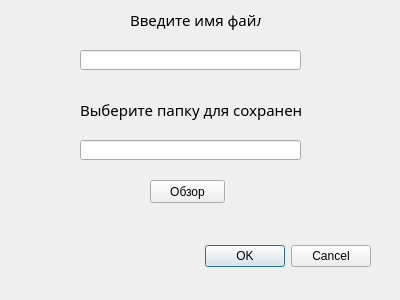
<?xml version="1.0" encoding="UTF-8"?>
<ui version="4.0">
 <class>DialogDonwloadFile</class>
 <widget class="QDialog" name="DialogDonwloadFile">
  <property name="geometry">
   <rect>
    <x>0</x>
    <y>0</y>
    <width>400</width>
    <height>300</height>
   </rect>
  </property>
  <property name="windowTitle">
   <string>Dialog</string>
  </property>
  <widget class="QDialogButtonBox" name="buttonBox">
   <property name="geometry">
    <rect>
     <x>30</x>
     <y>240</y>
     <width>341</width>
     <height>32</height>
    </rect>
   </property>
   <property name="orientation">
    <enum>Qt::Horizontal</enum>
   </property>
   <property name="standardButtons">
    <set>QDialogButtonBox::Cancel|QDialogButtonBox::Ok</set>
   </property>
  </widget>
  <widget class="QLabel" name="label">
   <property name="geometry">
    <rect>
     <x>130</x>
     <y>10</y>
     <width>131</width>
     <height>20</height>
    </rect>
   </property>
   <property name="font">
    <font>
     <family>Impact</family>
     <pointsize>11</pointsize>
    </font>
   </property>
   <property name="text">
    <string>Введите имя файла</string>
   </property>
  </widget>
  <widget class="QLineEdit" name="lineEdit">
   <property name="geometry">
    <rect>
     <x>80</x>
     <y>50</y>
     <width>221</width>
     <height>20</height>
    </rect>
   </property>
  </widget>
  <widget class="QLabel" name="label_2">
   <property name="geometry">
    <rect>
     <x>80</x>
     <y>100</y>
     <width>221</width>
     <height>20</height>
    </rect>
   </property>
   <property name="font">
    <font>
     <family>Impact</family>
     <pointsize>11</pointsize>
    </font>
   </property>
   <property name="text">
    <string>Выберите папку для сохранения</string>
   </property>
  </widget>
  <widget class="QLineEdit" name="lineEdit_2">
   <property name="geometry">
    <rect>
     <x>80</x>
     <y>140</y>
     <width>221</width>
     <height>20</height>
    </rect>
   </property>
   <property name="readOnly">
    <bool>true</bool>
   </property>
  </widget>
  <widget class="QPushButton" name="pushButton">
   <property name="geometry">
    <rect>
     <x>150</x>
     <y>180</y>
     <width>75</width>
     <height>23</height>
    </rect>
   </property>
   <property name="text">
    <string>Обзор</string>
   </property>
  </widget>
 </widget>
 <resources/>
 <connections>
  <connection>
   <sender>buttonBox</sender>
   <signal>accepted()</signal>
   <receiver>DialogDonwloadFile</receiver>
   <slot>accept()</slot>
   <hints>
    <hint type="sourcelabel">
     <x>248</x>
     <y>254</y>
    </hint>
    <hint type="destinationlabel">
     <x>157</x>
     <y>274</y>
    </hint>
   </hints>
  </connection>
  <connection>
   <sender>buttonBox</sender>
   <signal>rejected()</signal>
   <receiver>DialogDonwloadFile</receiver>
   <slot>reject()</slot>
   <hints>
    <hint type="sourcelabel">
     <x>316</x>
     <y>260</y>
    </hint>
    <hint type="destinationlabel">
     <x>286</x>
     <y>274</y>
    </hint>
   </hints>
  </connection>
 </connections>
</ui>
